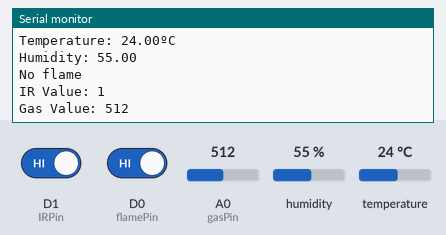
Simulated run of this sketch. Board: ESP8266 (NodeMCU). Shown: the last lines printed to the serial monitor. The inputs (shaded band) are chosen by the test bench; at power-on: D0 (flamePin) HIGH, humidity 55 %, A0 (gasPin) = 512, D1 (IRPin) HIGH, temperature 24 °C.

Above: at 3.8 s.
3.9 s: D0 (flamePin) driven LOW
10.6 s: humidity set to 22 %
At 12.7 s:
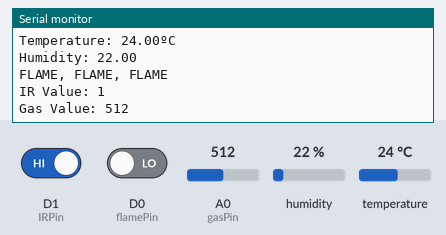
14.5 s: A0 (gasPin) set to 716
At 15.7 s:
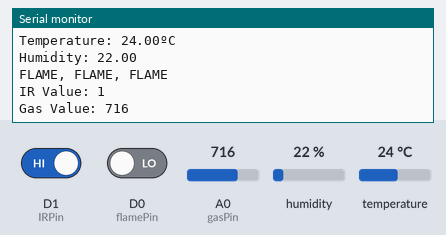
18.4 s: D1 (IRPin) driven LOW
22.3 s: temperature set to 12 °C
At 25.8 s:
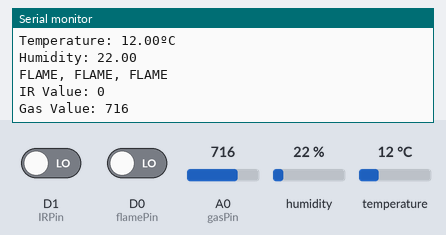
26.2 s: A0 (gasPin) set to 900
At 29.0 s:
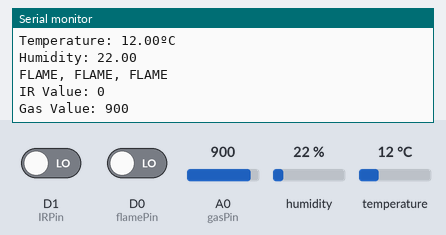
Timing chart, 0 to 30.5 s (numbered marks = the images above; inputs shaded):
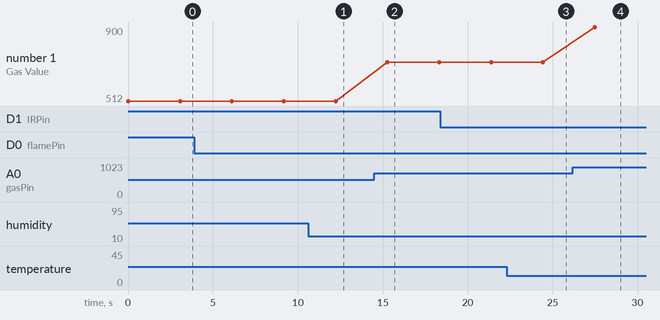

Measured:
- after the input at 10.6 s, the serial monitor: prints a new line after 1.6 s (image 1)
- after the input at 14.5 s, the serial monitor: prints a new line after 0.77 s (image 2)
- after the input at 22.3 s, the serial monitor: prints a new line after 2.1 s (image 3)
- after the input at 26.2 s, the serial monitor: prints a new line after 1.3 s (image 4)
- plotted number 1: 512 → 716 after the input at 14.5 s, 716 → 900 after the input at 26.2 s

The sketch:

all_sensors.ino
```cpp
#include "DHT.h"

// Setting up the pins
const int gasPin = A0;
const int flamePin = D0;
const int IRPin = D1;
const int DHTPin = D2;

// Variables to store different parameters
float temperature, humidity;
int flame = HIGH;
int IRValue, gasVal;

DHT dht(DHTPin, DHT11);  // Creating a DHT object

void setup()
{
  Serial.begin(9600);

  dht.begin();
  pinMode(flamePin, INPUT);
  pinMode(IRPin, INPUT);
  pinMode(gasPin, INPUT);
}

void loop()
{
  // Reading different parameters with different sensors
  temperature = dht.readTemperature();
  humidity = dht.readHumidity();
  flame = digitalRead(flamePin);
  IRValue = digitalRead(IRPin);
  gasVal = analogRead(gasPin);

  // Displaying temperature and humidity
  Serial.print("Temperature: ");
  Serial.print(temperature);
  Serial.println("ºC");
  Serial.print("Humidity: ");
  Serial.println(humidity);

  // Checking for flame
  if (flame == LOW) {
    Serial.println("FLAME, FLAME, FLAME");
  }
  else {
    Serial.println("No flame");
  }

  // Displaying IR Value
  Serial.print("IR Value: ");
  Serial.println(IRValue);

  // Displaying Gas Value
  Serial.print("Gas Value: ");
  Serial.println(gasVal);
  Serial.println();

  delay(3000);  // Adding a delay of 3s
}
```
